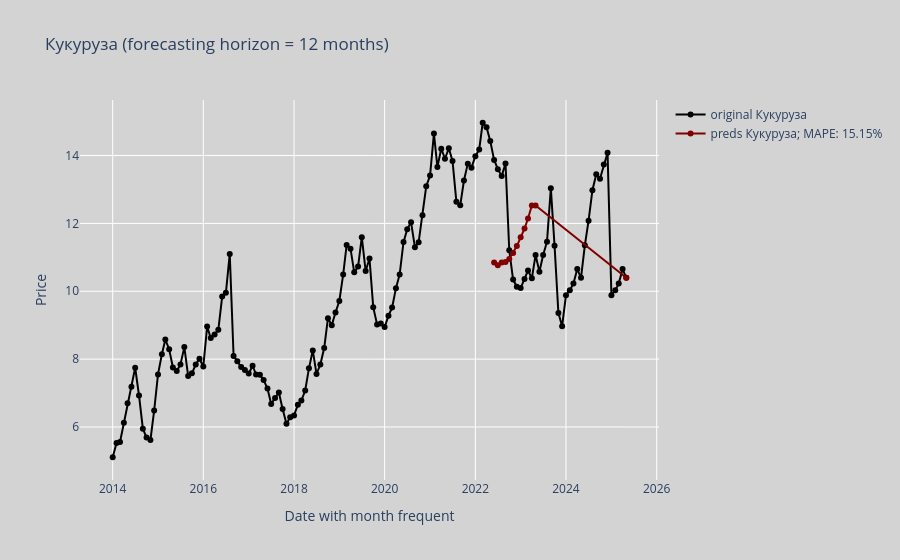
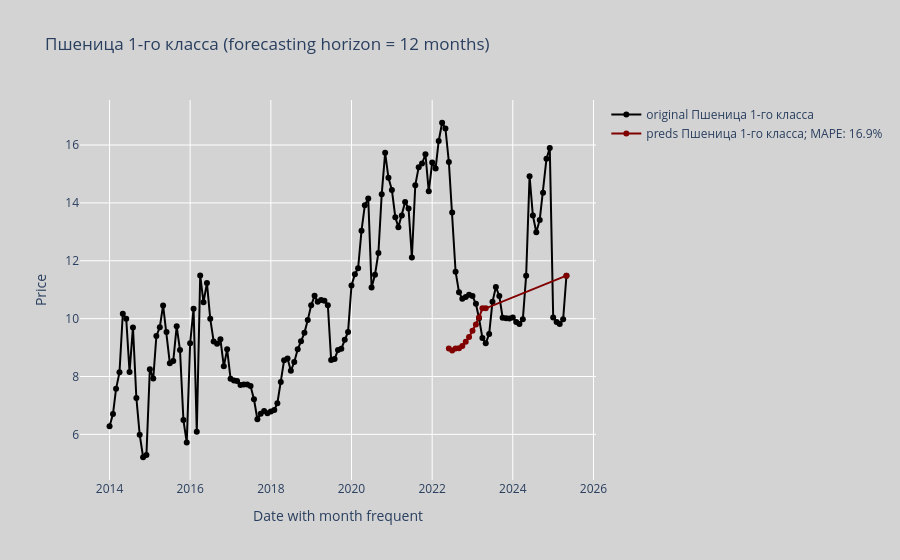
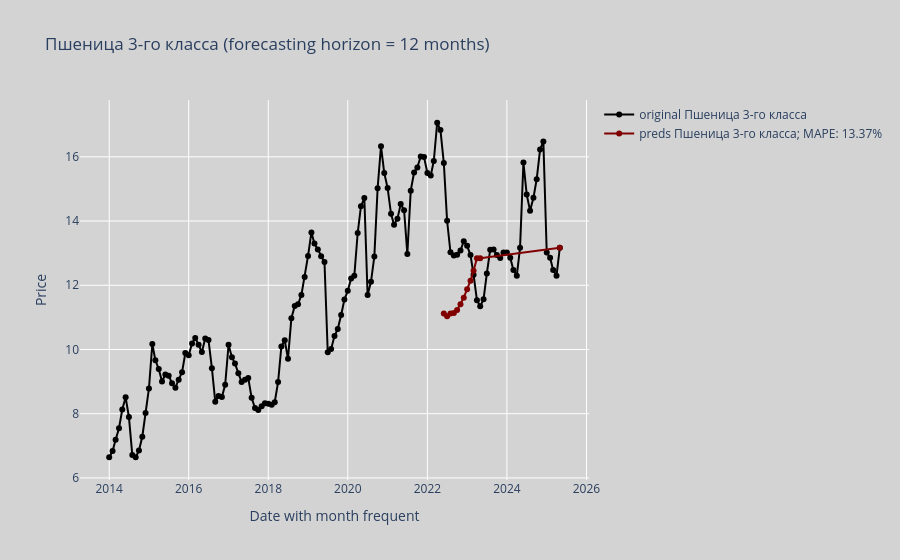
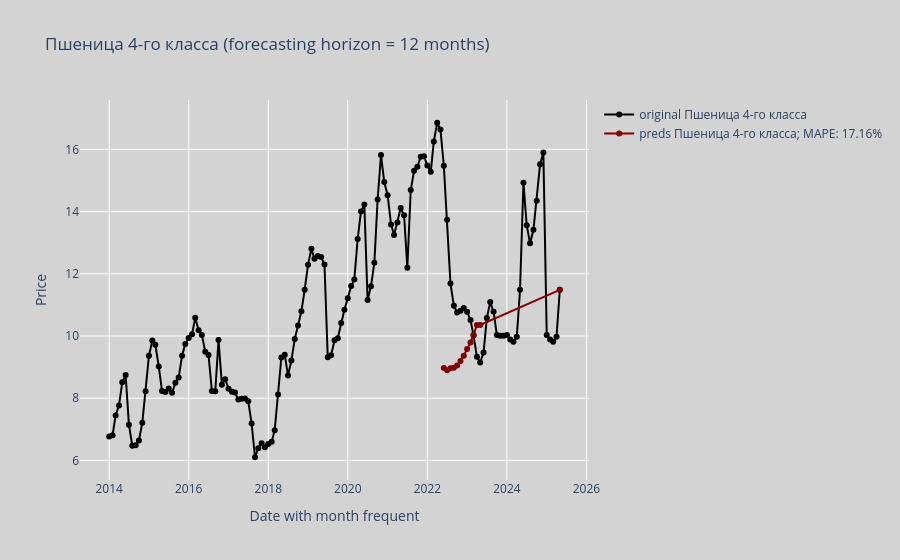

The notebook cell saved with these charts, in order:
### Code cell
from sklearn.metrics import mean_absolute_percentage_error as mape


answer_last = pd.DataFrame([])
df_updated.columns = [col_name.replace("/", " ") for col_name in df_updated.columns]
mape_values = {}
processed_columns = []
for col in list(CATEGORY_MAP.keys()):
    is_predicting_macro = col in macro_updated.columns
    df_for_col = macro_updated if is_predicting_macro else df_updated
    if col in ('Подсолнечное масло (наливом) не бутилированное, не'):
        continue
    category_to_pred = CATEGORY_MAP.get(col, "")
    if category_to_pred == "":
        continue

    cluster_preds, ts_prediction = get_prediction_for_ts(df_updated,
                                                          models[category_to_pred],
                                                          col,
                                                          MODEL_NAME_FOR_FORECASTER,
                                                          macro_updated,
                                                          past_idx,
                                                          future_idx,
                                                          CATEGORY_MAP,
                                                          BEST_PREDICTORS_FOR_INDEX,
                                                          TARGET_COL_SUFFIX,
                                                          FUTURE_FORECASTER_TS_NAME,
                                                          FUTURE_FORECASTER_TS_VALUES,
                                                          USE_FUTURE_COV,
                                                          PREDICTION_HORIZON,
                                                          IS_BACKTEST,
                                                          PREDICTOR_LAG,
                                                          new_dates
                                                        )
    processed_columns.append(col)
    answer_last = pd.concat([answer_last, ts_prediction], axis=1)
    if not is_predicting_macro:
        mape_val = mape(df_for_col.loc[ts_prediction.index][col], ts_prediction[f"{col}_preds"]) if IS_BACKTEST else 0
    else:
        mape_val = None
    mape_values[col] = mape_val
    plot_graphics_for_each_ts(df_for_col[f"{col}"],
                          ts_prediction[f"{col}_preds"],
                          None,
                          col,
                          mape_val,
                          -1,
                          BEST_PREDICTORS_FOR_INDEX[CATEGORY_MAP[col]],
                          "",
                          forecasting_horizon=PREDICTION_HORIZON)

### Figure 1 — Plotly figure (JSON) as saved in the notebook; plotly's stock layout.template omitted (floating-point values rounded to 4 significant figures; data arrays with more than 128 entries replaced by an {"elided": "..."} marker saying what was removed)
{"data": [{"hovertemplate": "<b>Original</b><br>Date: %{x}<br>Price: %{y:.2f}<br><extra></extra>", "line": {"color": "black", "width": 2}, "marker": {"size": 6}, "mode": "lines+markers", "name": "original Кукуруза", "type": "scatter", "x": {"elided": "137 str values"}, "y": {"elided": "137 float values"}}, {"hovertemplate": "<b>Prediction</b><br>Date: %{x}<br>Price: %{y:.2f}<br><extra></extra>", "line": {"color": "maroon", "width": 2}, "marker": {"size": 6}, "mode": "lines+markers", "name": "preds Кукуруза; MAPE: 15.15%", "type": "scatter", "x": ["2022-06-01T00:00:00", "2022-07-01T00:00:00", "2022-08-01T00:00:00", "2022-09-01T00:00:00", "2022-10-01T00:00:00", "2022-11-01T00:00:00", "2022-12-01T00:00:00", "2023-01-01T00:00:00", "2023-02-01T00:00:00", "2023-03-01T00:00:00", "2023-04-01T00:00:00", "2023-05-01T00:00:00", "2025-05-01T00:00:00"], "y": [10.85, 10.77, 10.85, 10.86, 10.95, 11.13, 11.33, 11.59, 11.85, 12.15, 12.53, 12.53, 10.4]}], "layout": {"hovermode": "x unified", "paper_bgcolor": "lightgray", "plot_bgcolor": "lightgray", "showlegend": true, "title": {"text": "Кукуруза (forecasting horizon = 12 months)"}, "xaxis": {"title": {"text": "Date with month frequent"}}, "yaxis": {"title": {"text": "Price"}}}}

### Figure 2 — Plotly figure (JSON) as saved in the notebook; plotly's stock layout.template omitted (floating-point values rounded to 4 significant figures; data arrays with more than 128 entries replaced by an {"elided": "..."} marker saying what was removed)
{"data": [{"hovertemplate": "<b>Original</b><br>Date: %{x}<br>Price: %{y:.2f}<br><extra></extra>", "line": {"color": "black", "width": 2}, "marker": {"size": 6}, "mode": "lines+markers", "name": "original Пшеница 1-го класса", "type": "scatter", "x": {"elided": "137 str values"}, "y": {"elided": "137 float values"}}, {"hovertemplate": "<b>Prediction</b><br>Date: %{x}<br>Price: %{y:.2f}<br><extra></extra>", "line": {"color": "maroon", "width": 2}, "marker": {"size": 6}, "mode": "lines+markers", "name": "preds Пшеница 1-го класса; MAPE: 16.9%", "type": "scatter", "x": ["2022-06-01T00:00:00", "2022-07-01T00:00:00", "2022-08-01T00:00:00", "2022-09-01T00:00:00", "2022-10-01T00:00:00", "2022-11-01T00:00:00", "2022-12-01T00:00:00", "2023-01-01T00:00:00", "2023-02-01T00:00:00", "2023-03-01T00:00:00", "2023-04-01T00:00:00", "2023-05-01T00:00:00", "2025-05-01T00:00:00"], "y": [8.969, 8.902, 8.968, 8.979, 9.053, 9.198, 9.366, 9.579, 9.793, 10.04, 10.36, 10.36, 11.49]}], "layout": {"hovermode": "x unified", "paper_bgcolor": "lightgray", "plot_bgcolor": "lightgray", "showlegend": true, "title": {"text": "Пшеница 1-го класса (forecasting horizon = 12 months)"}, "xaxis": {"title": {"text": "Date with month frequent"}}, "yaxis": {"title": {"text": "Price"}}}}

### Figure 3 — Plotly figure (JSON) as saved in the notebook; plotly's stock layout.template omitted (floating-point values rounded to 4 significant figures; data arrays with more than 128 entries replaced by an {"elided": "..."} marker saying what was removed)
{"data": [{"hovertemplate": "<b>Original</b><br>Date: %{x}<br>Price: %{y:.2f}<br><extra></extra>", "line": {"color": "black", "width": 2}, "marker": {"size": 6}, "mode": "lines+markers", "name": "original Пшеница 3-го класса", "type": "scatter", "x": {"elided": "137 str values"}, "y": {"elided": "137 float values"}}, {"hovertemplate": "<b>Prediction</b><br>Date: %{x}<br>Price: %{y:.2f}<br><extra></extra>", "line": {"color": "maroon", "width": 2}, "marker": {"size": 6}, "mode": "lines+markers", "name": "preds Пшеница 3-го класса; MAPE: 13.37%", "type": "scatter", "x": ["2022-06-01T00:00:00", "2022-07-01T00:00:00", "2022-08-01T00:00:00", "2022-09-01T00:00:00", "2022-10-01T00:00:00", "2022-11-01T00:00:00", "2022-12-01T00:00:00", "2023-01-01T00:00:00", "2023-02-01T00:00:00", "2023-03-01T00:00:00", "2023-04-01T00:00:00", "2023-05-01T00:00:00", "2025-05-01T00:00:00"], "y": [11.12, 11.04, 11.12, 11.13, 11.23, 11.41, 11.61, 11.88, 12.14, 12.45, 12.84, 12.84, 13.17]}], "layout": {"hovermode": "x unified", "paper_bgcolor": "lightgray", "plot_bgcolor": "lightgray", "showlegend": true, "title": {"text": "Пшеница 3-го класса (forecasting horizon = 12 months)"}, "xaxis": {"title": {"text": "Date with month frequent"}}, "yaxis": {"title": {"text": "Price"}}}}

### Figure 4 — Plotly figure (JSON) as saved in the notebook; plotly's stock layout.template omitted (floating-point values rounded to 4 significant figures; data arrays with more than 128 entries replaced by an {"elided": "..."} marker saying what was removed)
{"data": [{"hovertemplate": "<b>Original</b><br>Date: %{x}<br>Price: %{y:.2f}<br><extra></extra>", "line": {"color": "black", "width": 2}, "marker": {"size": 6}, "mode": "lines+markers", "name": "original Пшеница 4-го класса", "type": "scatter", "x": {"elided": "137 str values"}, "y": {"elided": "137 float values"}}, {"hovertemplate": "<b>Prediction</b><br>Date: %{x}<br>Price: %{y:.2f}<br><extra></extra>", "line": {"color": "maroon", "width": 2}, "marker": {"size": 6}, "mode": "lines+markers", "name": "preds Пшеница 4-го класса; MAPE: 17.16%", "type": "scatter", "x": ["2022-06-01T00:00:00", "2022-07-01T00:00:00", "2022-08-01T00:00:00", "2022-09-01T00:00:00", "2022-10-01T00:00:00", "2022-11-01T00:00:00", "2022-12-01T00:00:00", "2023-01-01T00:00:00", "2023-02-01T00:00:00", "2023-03-01T00:00:00", "2023-04-01T00:00:00", "2023-05-01T00:00:00", "2025-05-01T00:00:00"], "y": [8.969, 8.902, 8.968, 8.979, 9.053, 9.198, 9.366, 9.579, 9.793, 10.04, 10.36, 10.36, 11.49]}], "layout": {"hovermode": "x unified", "paper_bgcolor": "lightgray", "plot_bgcolor": "lightgray", "showlegend": true, "title": {"text": "Пшеница 4-го класса (forecasting horizon = 12 months)"}, "xaxis": {"title": {"text": "Date with month frequent"}}, "yaxis": {"title": {"text": "Price"}}}}
